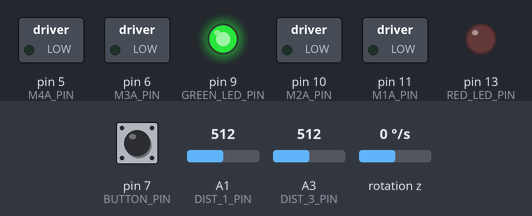
Recording of a sketch running on a simulated Arduino Uno, built with avr-gcc and run on an emulated ATmega328P. Parts: switched loads named in the sketch (green lamp = pin HIGH), output pins drawn as LEDs (lit = HIGH). Wiring (inferred from the names in the program): MPU-6050 motion sensor at I2C address 0x68. The test bench sets the inputs (shaded band); at power-on: pin 7 (BUTTON_PIN) HIGH, rotation z 0 °/s, A1 (DIST_1_PIN) = 512, A3 (DIST_3_PIN) = 512. At 9.0 s the program stops and its outputs stay as they are.

Above: at 1.2 s.
1.3 s: pin 7 (BUTTON_PIN) pulled LOW for 0.15 s
At 2.0 s:
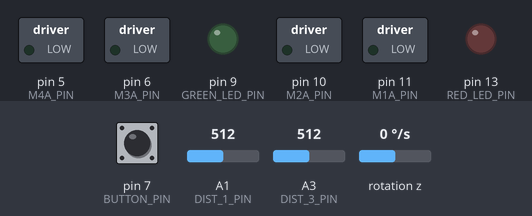
4.4 s: rotation z set to -28 °/s
7.4 s: rotation z set to -34 °/s
9.0 s: pin 7 (BUTTON_PIN) pulled LOW for 1 s
At 10.2 s:
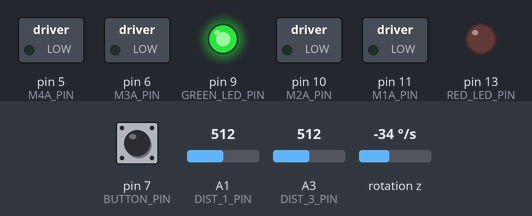
Timing chart, 0 to 10.5 s (numbered marks = the images above; inputs shaded):
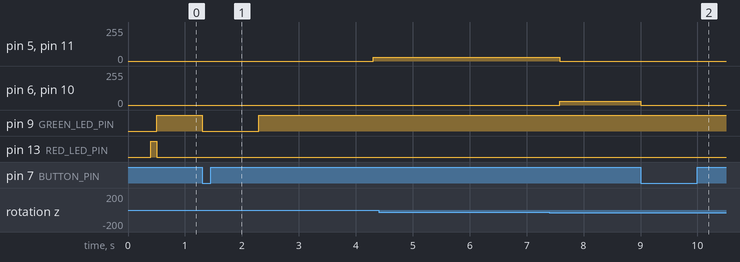

Measured:
- after the input at 1.3 s, pin 5 (M4A_PIN), pin 11 (M1A_PIN): 0/255 → 30/255 after 3.0 s; pin 9 (GREEN_LED_PIN): HIGH → LOW at once, → HIGH 1.0 s later
- after the input at 4.4 s, every drawn part: stays the same
- after the input at 9.0 s, pin 6 (M3A_PIN), pin 10 (M2A_PIN): 30/255 → 0/255 at once

The sketch:

wallFollower.ino
```cpp
// (licence header left out)
#define RED_LED_PIN     13
#define GREEN_LED_PIN   9

#define BUZZER_PIN      8

#define M1A_PIN         11
#define M2A_PIN         10
#define M4A_PIN         5
#define M3A_PIN         6

#define BUTTON_PIN      7

#define LINE_R_PIN      2
#define LINE_M_PIN      3
#define LINE_L_PIN      4

#define DIST_3_PIN      A3
#define DIST_2_PIN      A2
#define DIST_1_PIN      A1

#define BATTERY_V_PIN   A0


#include<Wire.h>

const int MPU=0x68;  // I2C address of the MPU-6050

#define MPU6050_PWR_MGMT_1    0x6B
#define MPU6050_GYRO_CONFIG   0x1B

void IMUwriteReg(byte reg, byte val) {
  Wire.beginTransmission(MPU);
  Wire.write(reg);
  Wire.write(val);
  Wire.endTransmission(true);
}

int16_t GyZoffset;
float yaw;
unsigned long prev_ts;

void init_IMU() {
  Wire.begin();

  // Measure gyro sensor offset (robot must remain still)
  GyZoffset = 0;
  for(int i=0; i<10; i++)
    GyZoffset += readGyro_raw();
  GyZoffset /= 10;
  //Serial.println("Gyro offset:");
  //Serial.println(GyZoffset);

  IMUwriteReg(MPU6050_PWR_MGMT_1, bit(7) );  // DEVICE_RESET to 1 (D7=1)
  delay(100);
  IMUwriteReg(MPU6050_PWR_MGMT_1, 0 ); // set SLEEP to zero (D6=0, wakes up the MPU-6050)
  IMUwriteReg(MPU6050_GYRO_CONFIG, bit(3) | bit(4) ); // set sensitivity to +-2000deg/s (D3=1, D4=1)

  yaw = 0;
}

int16_t readGyro_raw() {
  Wire.beginTransmission(MPU);
  Wire.write(0x47);  // starting with register 0x47 (GYRO_ZOUT_H)
  Wire.endTransmission(false);
  Wire.requestFrom(MPU,2,true);  // request a total of 2 registers
  return Wire.read()<<8 | Wire.read();  // 0x47 (GYRO_ZOUT_H) & 0x48 (GYRO_ZOUT_L)
}

// Outputs the robot's rotational speed (yaw) in degrees/second
float readGyro() {
  return (readGyro_raw()-GyZoffset)*2000./32768.; // +-2000 deg/s sensitivity; +-2^15 full scale
}

float updateGyro(float rotationalSpeed) {
  unsigned long ts = micros();
  float dt = ((float)(ts-prev_ts))/1000000.;
  if(dt > 0.001 && dt < 0.5) { // Ensures the integration only over sensible sampling intervals
    yaw += rotationalSpeed*dt;
  }
  prev_ts = ts;
  return dt;
}


// Music notes
#define DO 262
#define RE 294
#define MI 330
#define FA 349
#define SOL 392
#define LA 440
#define SI 494

void playNote(int frequency, int length) {
    if(frequency <= 0) frequency = DO;
    if(length <= 0) length = 100;
    tone(BUZZER_PIN,frequency);
    delay(length);
    noTone(BUZZER_PIN);
    delay(100);
}


float mapf(float x, float in_min, float in_max, float out_min, float out_max) {
  return (x - in_min) * (out_max - out_min) / (in_max - in_min) + out_min;
}


void init_motor_pins() {
  pinMode(M1A_PIN,OUTPUT);
  pinMode(M2A_PIN,OUTPUT);
  pinMode(M3A_PIN,OUTPUT);
  pinMode(M4A_PIN,OUTPUT);
}

// Input: [-255,+255] (positive values move the robot forward)
void Lmotor_PWM(int16_t vel) {
  if(vel > 0) {
    analogWrite(M1A_PIN, 0);
    analogWrite(M2A_PIN, vel);
  } else if(vel < 0) {
    analogWrite(M1A_PIN, -vel);
    analogWrite(M2A_PIN, 0);
  } else {
    analogWrite(M1A_PIN, 0);
    analogWrite(M2A_PIN, 0);
  }
}

// Input: [-255,+255] (positive values move the robot forward)
void Rmotor_PWM(int16_t vel) {
  if(vel > 0) {
    analogWrite(M3A_PIN, 0);
    analogWrite(M4A_PIN, vel);
  } else if(vel < 0) {
    analogWrite(M3A_PIN, -vel);
    analogWrite(M4A_PIN, 0);
  } else {
    analogWrite(M3A_PIN, 0);
    analogWrite(M4A_PIN, 0);
  }
}

// Calibrated motor functions (cm/s)
#define motorDeadZonePWM 20
#define motorK_PWM       100
#define motorK_CMs       40
int16_t map_vel_pwm(float vel) {
  int16_t res = 0;
  if(vel > 0)
    res = mapf(vel, 0,motorK_CMs, motorDeadZonePWM, motorK_PWM);
  if(vel < 0)
    res = mapf(vel, 0,-motorK_CMs, -motorDeadZonePWM, -motorK_PWM);
  return round(max(min(res,255),-255));
}

void set_motor_speed(float velocity, float offset) {
  Lmotor_PWM(map_vel_pwm(velocity+offset));
  Rmotor_PWM(map_vel_pwm(velocity-offset));
}


// --- BUTTON ---
bool button_is_pressed() {
  return !digitalRead(BUTTON_PIN);
}


float getDistanceCM(int pin) {
  float measurement = analogRead(pin);
  float ir_K = 4419.36; // Linearization of the sensor response
  float ir_C = 32.736;
  if(measurement <= ir_C) return 150;
  float res = ir_K/(measurement-ir_C);
  if(res < 0 || res > 150) res = 150;
  return res;
}

float getBatteryVoltage() {
  int val = analogRead(BATTERY_V_PIN);
  return mapf(val,0,1023, 0,21.1765); // Voltage divider with 22k in series with 6k8
}


bool turnLeft = true;


float kp = 1;
float kd = 0.05;
float ki = 1;

int motorPIDcontroller(float yawGoal, boolean term_yawReached, float c_speed, float IRdistGoal_cm, boolean term_IRdistReached, float yawEnd, float distanceGoal, boolean term_distanceReached) {
  float prev_error = 0;
  boolean saturated = false;
  boolean first_iteration = true;
  float error_integral = 0;
  float error_derivative = 0;
  float distance_integral = 0;
  while(1) {
    float rotationalSpeed = readGyro();
    float dt = updateGyro(rotationalSpeed);

    float distR = getDistanceCM(DIST_1_PIN);
    float distL = getDistanceCM(DIST_3_PIN);

    if(button_is_pressed()) {
      set_motor_speed(0, 0);
      while(1);
    }

    float targetYaw = yawGoal;
    if(term_distanceReached) targetYaw = mapf(distance_integral,0,distanceGoal,yawGoal,yawEnd);
    float error = 0;//2*(distR-15);//(yaw-targetYaw);
    if(term_yawReached)
      error = (yaw-targetYaw);
    else {
      if(distR < 20) error = 3*(distR-12);
      if(distL < 20 && distL < distR) error = -3*(distL-12);
    }
    while(error > 180) error -= 360;
    while(error <= -180) error += 360;

    if(!first_iteration) {
      if(!saturated && term_yawReached) error_integral += prev_error*dt;
      error_derivative = (error-prev_error)/dt;
      distance_integral += c_speed*dt;
      if(term_distanceReached) {
          if(c_speed > 0) {
              if(distance_integral > distanceGoal-c_speed*dt) return 3;
          } else {
              if(distance_integral < distanceGoal+c_speed*dt) return 3;
          }
      }
    } else first_iteration = false;

    if(!term_yawReached) {
        if(turnLeft) {
          if(distL > 20) return 8;
        } else {
          if(distR > 20) return 8;
        }
    }

    if(term_yawReached && abs(error)+abs(error_integral)+abs(error_derivative) < 10) return 1;
    if(term_yawReached && abs(yaw-targetYaw)<10) return 1;
    if(term_IRdistReached) {
        float dist = getDistanceCM(DIST_2_PIN);
        if(c_speed > 0) {
            if(dist < IRdistGoal_cm) return 2;
        } else {
            if(dist > IRdistGoal_cm) return 2;
        }
    }

    float v = kp*error + ki*error_integral + kd*error_derivative;

    if(abs(v)>400) {
      saturated = true;
    } else {
      if(saturated) error_integral = 0;
      saturated = false;
    }

    set_motor_speed(c_speed, min(max(v,-5),5));

    prev_error = error;
  }
}

void turn(float yawGoal) {
    motorPIDcontroller(yaw+yawGoal, true, 0, 0, false, 0, 0, false);
    /*float rotVel = 10;
    yawGoal += yaw;
    float error = yaw-yawGoal;
    while(error > 180) error -= 360;
    while(error <= -180) error += 360;

    if(error < 0) rotVel *= -1;

    set_motor_speed(1, rotVel);
    while(abs(error) > 10) {
      float rotationalSpeed = readGyro();
      float dt = updateGyro(rotationalSpeed);
      if((yaw-yawGoal)*error < 0) break;
      error = yaw-yawGoal;
    }*/
    set_motor_speed(0, 0);
    delay(500);
}


void setup() {
  delay(400);
  init_motor_pins();
  pinMode(BUTTON_PIN,INPUT_PULLUP);
  pinMode(RED_LED_PIN, OUTPUT);
  pinMode(GREEN_LED_PIN, OUTPUT);

  Serial.begin(115200);


  // Low battery notification (program will stop here if a minimum of 7V are not available)
  if(getBatteryVoltage() < 7) {
    while(1) {
      digitalWrite(RED_LED_PIN, HIGH);
      delay(100);
      digitalWrite(RED_LED_PIN, LOW);
      delay(100);
    }
  }

  digitalWrite(RED_LED_PIN, HIGH);

  // Robot must remain still while the following routine is executed
  init_IMU();


  digitalWrite(RED_LED_PIN, LOW);
  digitalWrite(GREEN_LED_PIN, HIGH);

  while(!button_is_pressed());
  digitalWrite(GREEN_LED_PIN, LOW);
  delay(1000);
  if(button_is_pressed())
    turnLeft = false;
  digitalWrite(GREEN_LED_PIN, HIGH);
  delay(1000);


  // Use this code to calculate motorK_PWM and motorK_CMs
  /*Lmotor_PWM(100);
  Rmotor_PWM(100);
  delay(3000);//~120cm
  Lmotor_PWM(0);
  Rmotor_PWM(0);*/

  //while(!button_is_pressed());
  //digitalWrite(GREEN_LED_PIN, HIGH);
  //delay(1000);

  /*set_motor_speed(28, 0);
  delay(500);
  set_motor_speed(0, 0);
  while(!button_is_pressed());
  delay(1000);*/
  // Use this to estimate motorDeadZonePWM
  //motor_calibration();
  //turn(90);

  delay(1000);

}


bool invierte = false;
void loop() {
  int ret = motorPIDcontroller(0, false, 10, 12, true, 0, 0, false);
  //delay(500);
  invierte = false;
  if(ret == 8) {
    set_motor_speed(0, 0);
    delay(500);
    set_motor_speed(12, 0);
    delay(700);
    if(getDistanceCM(DIST_2_PIN)<25) invierte = true;
  } else {
    float distR = getDistanceCM(DIST_1_PIN);
    float distL = getDistanceCM(DIST_3_PIN);
  }
  if(turnLeft){
    if(!invierte) turn(90);
    else turn(-90);
  } else {
    if(!invierte) turn(-90);
    else turn(90);
  }
  if(ret == 8) {
    set_motor_speed(12, 0);
    delay(500);
  }
  /*int i=0;
  for(i=0;i<30;i+=5){
    set_motor_speed(i, 0);
    delay(2000);
    set_motor_speed(0, 0);
    delay(500);
    turn(90);
    set_motor_speed(0, 0);
    delay(500);
  }
  delay(5000);*/
}


/*
bool gap = false;
void loop(){

  float distR = getDistanceCM(DIST_1_PIN);
  float distM = getDistanceCM(DIST_2_PIN);
  float distL = getDistanceCM(DIST_3_PIN);

  if(distR > 12 && gap == false)
    set_motor_speed(20, 0);
    delay(500);
    gap = true
  else gap = false;


  float error = 2*(distR-12);
  if(error > 25) error = 25;
  if(error < -25) error = -25;

  float errorF = 20+(distM-12);
  if(errorF > 20) errorF = 20;
  if(errorF < 0) errorF = 0;

  set_motor_speed(errorF, error);

  if(button_is_pressed()) {
    set_motor_speed(0, 0);
    while(1);
  }
}*/
```
